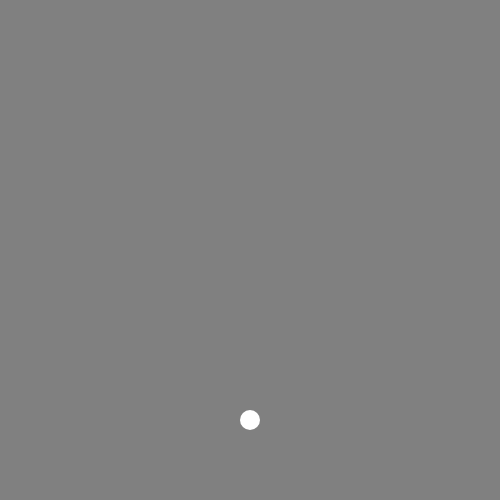
Frame 1 (no input)
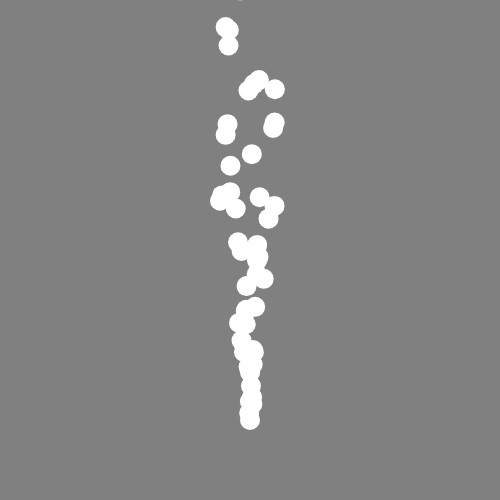
Frame 60 (no input)
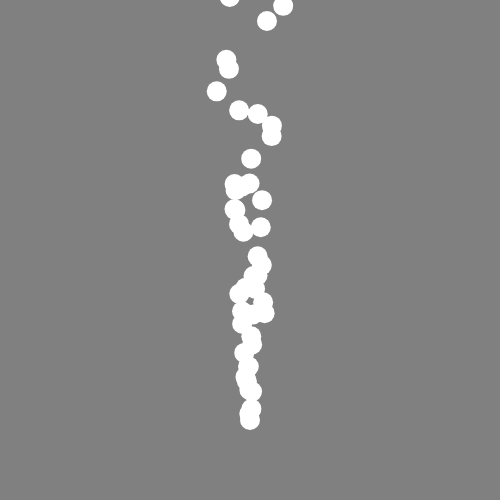
Frame 120 (the mouse pressed at the canvas centre since frame 60)

The p5.js sketch that drew these frames (run headless with seeded random() and noise() and a simulated clock; from frame 60 on, the mouse is pressed at the canvas centre):

// p5.js sketch
// ── sketch.js
let cars = [];

function setup() {
  createCanvas(500, 500);
  // for (let i = 0; i < 20; i++) {
  //   cars.push(new Car());
  // }
}

function draw() {
  background('grey');
  cars.push(new Car());
  for (let i = 0; i < cars.length; i++) {
  cars[i].display();
  cars[i].move();
  if (cars[i].a <= 0){
    cars.splice(i, 1) ;
  }
}
}

class Car {

  constructor() {
    // attributes
    this.pos = createVector(width / 2, height - 80);
    this.vel = createVector(random(-.8, .8), random(-10, -5));
    this.r = 255 //random(255) ;
    this.g = 255 //random(255) ;
    this.b = 255 //random(255) ;
    this.a = random(200, 255) ;
  }
  //methods
  display() {
    noStroke() ;
    fill(this.r, this.g, this.b) ;
    ellipse(this.pos.x, this.pos.y, 20);
  }

  move() {
    this.pos.add(this.vel);
    this.a = this.a - 5 ;
    // if (this.pos.x > width) this.pos.x = 0 ;
    // if (this.pos.x < 0) this.pos.x = width;
    // if (this.pos.y > height) this.pos.y = 0 ;
    // if (this.pos.y < 0) this.pos.y = height ;
  }
}
